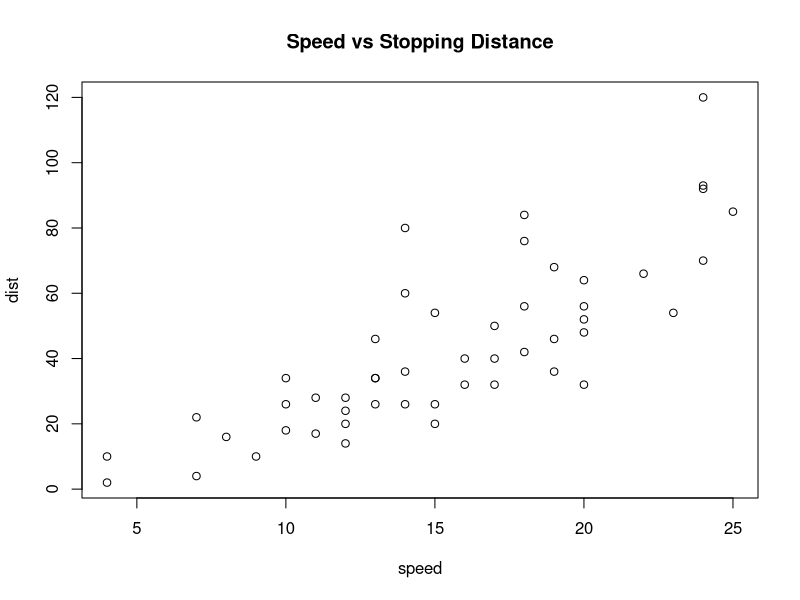
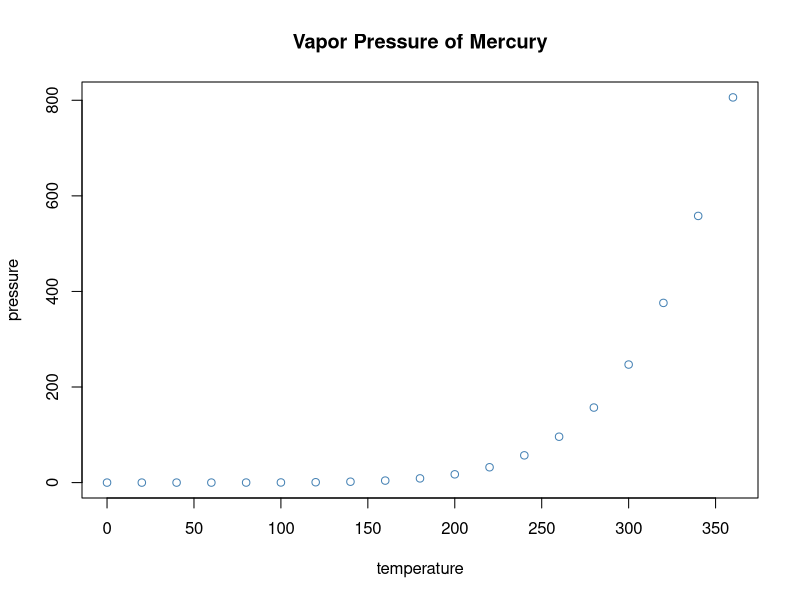

These charts were generated, in order, by the following R code:
## ---- chunk 1
# 결과를 <pre id="..."> 블록으로 내보내는 helper
show_result <- function(id, x){
  cat(sprintf('<pre id="%s" class="hidden">%s</pre>',
              id, paste(capture.output(print(x)), collapse='\n')))
}
## ---- chunk 2
s <- sum(1:100)
## ---- chunk 3
show_result("sum-out", s)
## ---- chunk 4
df <- data.frame(group = rep(LETTERS[1:3], each=3),
                 x = 1:9, y = (1:9)^2)
head_df <- head(df, 6)
## ---- chunk 5
show_result("df-out", head_df)
## ---- chunk 6
plot(cars, main="Speed vs Stopping Distance")
## ---- chunk 7
plot(pressure, col = 'steelblue', main="Vapor Pressure of Mercury")
## ---- chunk 8
# ggplot 예제 힌트 (정답은 슬라이드에 포함하지 않음)
# library(ggplot2)
# p <- ggplot(mtcars, aes(wt, mpg)) + geom_point()
# print(p)
